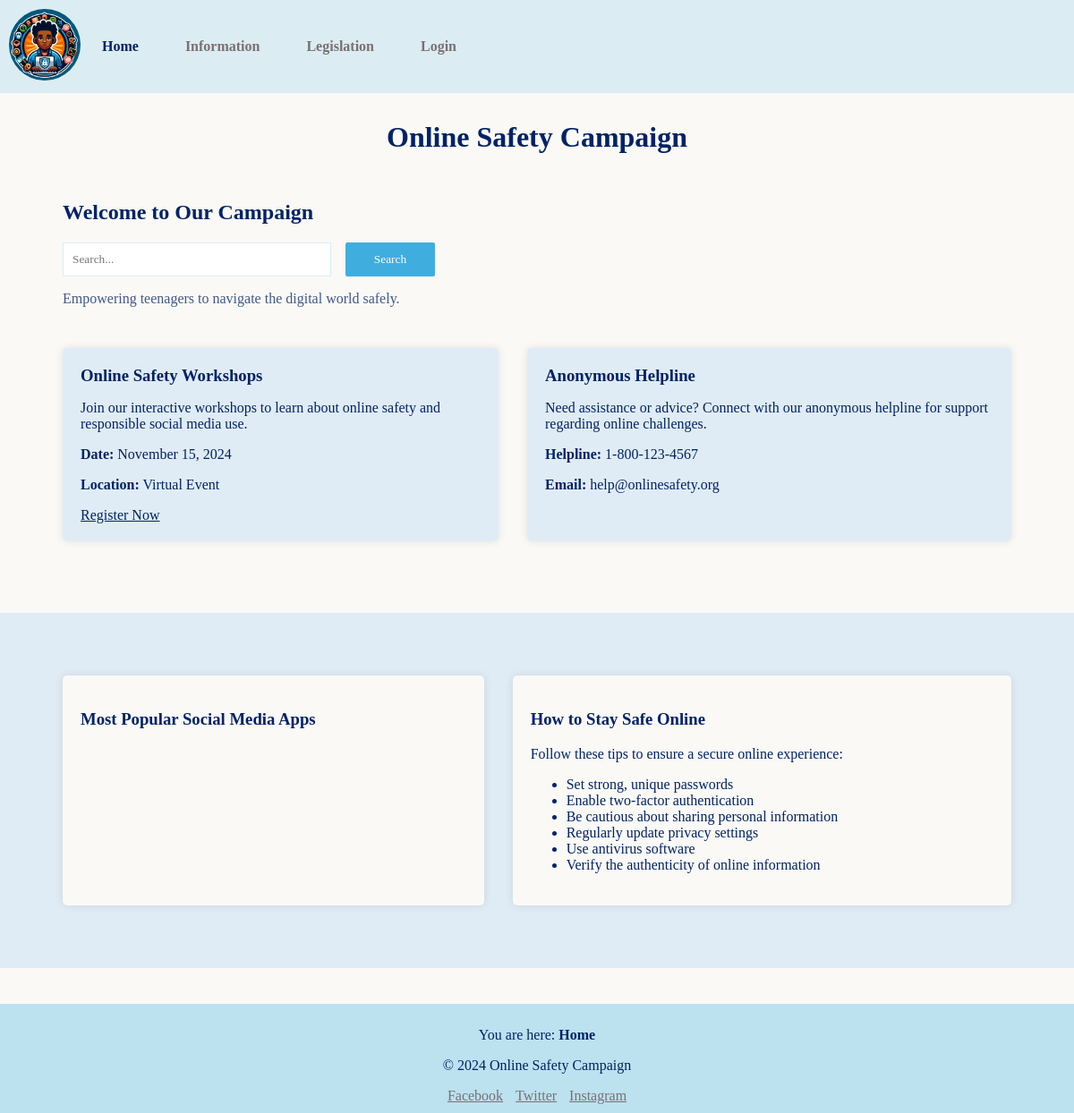
/social-media-campaign/index.php, run on an earlier commit of the app's database.
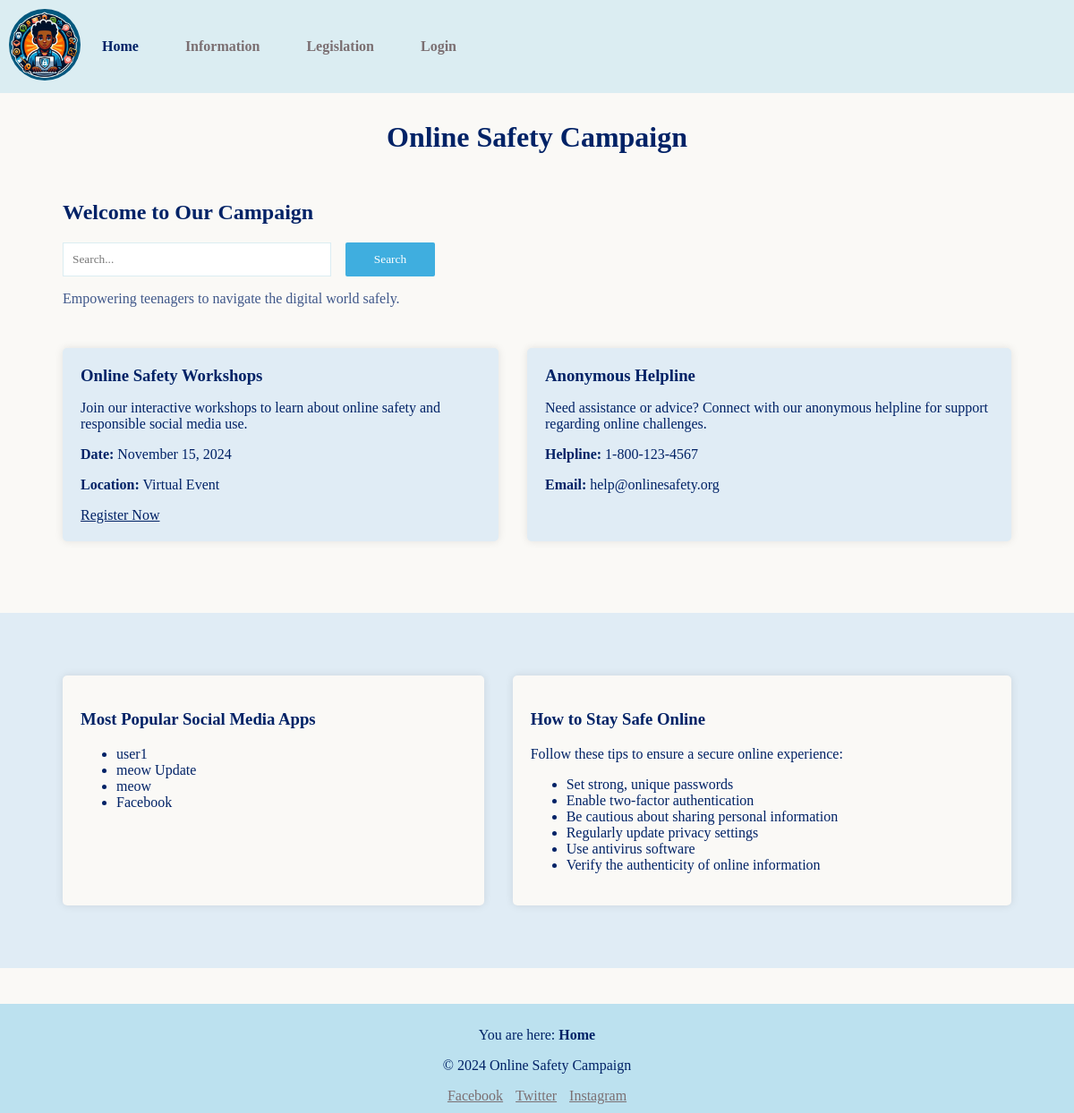
And on a later commit of the database.
### tables this page shows
CREATE TABLE `social_media_apps` (
  `id` int(11) NOT NULL,
  `name` varchar(300) NOT NULL,
  `logo` varchar(200) NOT NULL,
  `link` varchar(500) NOT NULL,
  `privacy_link` varchar(500) NOT NULL,
  `created_at` timestamp NOT NULL DEFAULT current_timestamp()
);

### social-media-campaign/Model/DataBase.php (called while the page is built, shortened)
<?php
class DataBase
{
    protected static $instance;
    public function __construct()
    {
        try {
            $this->pdo=new PDO("mysql:dbname=social_media_campaign;host=localhost","root","");
        } catch (PDOException $exception) {
            echo $exception->getMessage();
        }
    }
    public static function getInstance() : DataBase
    {
        if (!self::$instance) {
            self::$instance = new self();
        }
        return self::$instance;
    }
}

### social-media-campaign/Model/SocialMediaApp.php (called while the page is built, shortened)
<?php
require_once("DataBase.php");
class SocialMediaApp
{
    private $db;
    private $table = "social_media_apps";
    public function __construct()
    {
        $this->db = DataBase::getInstance();
    }
    protected function index (string $search = '') : array
    {
        $condition = "%". $search ."%";
        $stmt = $this->db->pdo->prepare("
            SELECT * FROM $this->table WHERE (link LIKE :condition OR name LIKE :condition) AND (link != '' AND name != '')
        ");
        $stmt->bindParam(":condition", $condition);
        $stmt->execute();
        return $stmt->fetchAll(PDO::FETCH_OBJ);
    }
}

### social-media-campaign/Controller/SocialMediaAppController.php (called while the page is built, shortened)
<?php
require_once("Model/SocialMediaApp.php");
class SocialMediaAppController extends SocialMediaApp
{
    public function getAllSocialMediaApps (string $search = '') : array
    {
        return $this->index($search);
    }
}

### social-media-campaign/index.php (the view, shortened to what this page needs)
<!DOCTYPE html>
<?php
$currentPage = "guest_home";
require_once("Controller/SocialMediaAppController.php");
$socialMediaAppController = new SocialMediaAppController();
$socialMediaApps = $socialMediaAppController->getAllSocialMediaApps();
?>
<html lang="en">
<head>
	<link rel="stylesheet" href="./styles/style.css" />
</head>
<body>
	<?php include_once("layouts/nav.php"); ?>
	<header>
		<h1>Online Safety Campaign</h1>
	</header>
	<main>
		<section id="guest_home">
			<div class="px-70px">
				<h2>Welcome to Our Campaign</h2>
				<form class="searchForm" action="#" method="get">
					<input type="text" id="search" name="search" placeholder="Search..." />
					<button type="submit" class="bgBlueButton">Search</button>
				</form>
				<p class="welcomeText">
					Empowering teenagers to navigate the digital world safely.
				</p>
			</div>
			<section class="webServiceContainer">
				<div class="web-service">
					<h3>Online Safety Workshops</h3>
					<p>
						Join our interactive workshops to learn about online
						safety and responsible social media use.
					</p>
					<p><strong>Date:</strong> November 15, 2024</p>
					<p><strong>Location:</strong> Virtual Event</p>
					<a href="#">Register Now</a>
				</div>
				<div class="web-service">
					<h3>Anonymous Helpline</h3>
					<p>
						Need assistance or advice? Connect with our anonymous
						helpline for support regarding online challenges.
					</p>
					<p><strong>Helpline:</strong> 1-800-123-4567</p>
					<p><strong>Email:</strong> help@onlinesafety.org</p>
				</div>
			</section>
			<section class="webServiceContainer webServiceContainer2">
				<section class="popular-apps">
					<h3>Most Popular Social Media Apps</h3>
					<ul>
						<?php foreach ($socialMediaApps as $item) : ?>
							<li><?= $item->name ?></li>
						<?php endforeach; ?>
					</ul>
				</section>
				<section class="stay-safe-online">
					<h3>How to Stay Safe Online</h3>
					<p>
						Follow these tips to ensure a secure online experience:
					</p>
					<ul>
						<li>Set strong, unique passwords</li>
						<li>Enable two-factor authentication</li>
						<li>Be cautious about sharing personal information</li>
						<li>Regularly update privacy settings</li>
						<li>Use antivirus software</li>
						<li>Verify the authenticity of online information</li>
					</ul>
				</section>
			</section>
		</section>
	</main>
	<?php include_once("layouts/footer.php"); ?>
</body>
</html>

### social-media-campaign/layouts/nav.php (shortened to what this page needs)
<?php if (!isset($_SESSION['user'])) : ?>
    <nav>
        <div>
            <img src="assets/logo.jpg" alt="" width="80px" height="80px" class="rounded-full">
        </div>
        <ul>
            <li class="link">
                <a href="./index.php" class="<?= $currentPage == 'guest_home' ? 'navBarActive' : '' ?>">Home</a>
            </li>
            <li class="link">
                <a href="./b-information.php" class="<?= $currentPage == 'guest_information' ? 'navBarActive' : '' ?>">Information</a>
            </li>
            <li class="link">
                <a href="./b-legislation.php" class="<?= $currentPage == 'guest_legislation' ? 'navBarActive' : '' ?>">Legislation</a>
            </li>
            <li class="link">
                <a href="./login.php" class="<?= $currentPage == 'login' ? 'navBarActive' : '' ?>">Login</a>
            </li>
        </ul>
    </nav>
<?php endif; ?>

### social-media-campaign/layouts/footer.php
<?php
function getHere(string $currentPage) : string
{
    if($currentPage == "guest_home") : return "Home";
    elseif($currentPage == "login") : return "Login";
    elseif($currentPage == "admin_home") : return "Home";
    elseif($currentPage == "admin_service_setup") : return "Service Setup";
    elseif($currentPage == "admin_social_media_app_setup") : return "Social Media Apps Setup";
    elseif($currentPage == "admin_newsletter_setup") : return "News Letter Setup";
    elseif($currentPage == "admin_how_parent_help_setup") : return "How Parent Help Setup";
    elseif($currentPage == "admin_member_list") : return "Member List";
    elseif($currentPage == "admin_contact_list") : return "Contact List";
    elseif($currentPage == "user_contact") : return "Contact";
    else : return "Page identifier error";
    endif;
}
?>
<footer>
    <p>You are here: <span style="font-weight: 900;"><?= getHere($currentPage) ?></span></p>
    <div class="footer-content">
        <p>&copy; 2024 Online Safety Campaign</p>
        <a href="#">Facebook</a>
        <a href="#" style="margin-left: 10px">Twitter</a>
        <a href="#" style="margin-left: 10px">Instagram</a>
    </div>
</footer>

### social-media-campaign/styles/style.css (style rules this page uses)
#guest_home .searchForm { display: flex; justify-content: flex-start; gap: 1rem; align-items: stretch; }
#guest_home .searchForm input { padding: 10px 10px; outline: none; border: 1px solid var(--primary-light-blue-25-opa50); width: 300px; }
#guest_home .searchForm .bgBlueButton { width: 100px; }
#guest_home .welcomeText { color: var(--text-primary-dark-blue-75); }
#guest_home .webServiceContainer { display: grid; grid-template-columns: auto auto; gap: 2rem; padding: 30px 70px; margin: 0px !important; }
#guest_home .webServiceContainer2 { margin-top: 50px !important; background-color: var(--primary-light-blue-25-opa30); padding: 70px; }
#guest_home .web-service { background-color: var(--primary-light-blue-25-opa30); }
#guest_home .popular-apps, #guest_home .stay-safe-online { background-color: var(--background-color); }

### social-media-campaign/styles/utilities/variable.css (style rules this page uses)
:root { --background-color: #faf9f6; --secondary-background-color: rgba(0, 150, 215, 0.25); --text-primary-dark-blue: #002266; --text-primary-dark-blue-75: rgba(0, 34, 102, 0.75); --text-primary-dark-blue-50: rgba(0, 34, 102, 0.5); --text-primary-dark-blue-25: rgba(0, 34, 102, 0.25); --text-primary-light-blue: #0096d7; --text-primary-light-blue-25: rgba(0, 150, 215, 0.25); --primary-light-blue: rgba(0, 150, 215); --primary-light-blue-75: rgba(0, 150, 215, 0.75); --primary-light-blue-50: rgba(0, 150, 215, 0.5); --primary-light-blue-50-opa50: #e3f2fb; --primary-light-blue-25: rgba(0, 150, 215, 0.25); --primary-light-blue-25-opa80: #cceaf7; --primary-light-blue-25-opa50: #dbedf2; --primary-light-blue-25-opa30: #e0ecf5; --primary-light-blue-25-opa20: #edf3f4; --gray-1: #dbdcde; --gray-2: #7b6f72; --gray-2-opa20: #e1dddc; --gray-2-50: rgba(123, 111, 114, 0.5); --gray-2-25: rgba(123, 111, 114, 0.25); --primary-light-blue: rgba(0, 150, 215, 1); --primary-red: #f10c45; }
* { color: var(--text-primary-dark-blue); font-family: Poppins; box-sizing: border-box; scroll-behavior: smooth; }
body { font-family: "Arial", sans-serif; margin: 0; padding: 0; background-color: var(--background-color); }

### social-media-campaign/styles/utilities/general.css (style rules this page uses)
header { text-align: center; padding: 10px; }
nav { box-sizing: border-box; width: 100%; display: flex; justify-content: space-between; align-items: center; padding: 10px; background-color: var(--primary-light-blue-25-opa50); }
nav ul { list-style: none; padding: 16px; margin: 0; flex: 1; }
nav li, nav li a { transition: 200ms; text-decoration: none; white-space: nowrap; font-weight: 700; }
nav li a { display: flex; align-items: center; height: 100%; width: 100%; color: var(--gray-2); }
.navBarActive { color: var(--text-primary-dark-blue); }
nav li { padding-right: 36px; }
nav li::before { content: ""; width: 0; height: 0; border-left: 5px solid transparent; border-right: 5px solid transparent; border-top: 5px solid #ffa500; position: absolute; right: 8px; top: 50%; transform: translateY(-50%); }
nav .link::before { padding-right: 0; display: none; }
nav > ul { display: flex; height: var(--menu-height); align-items: center; }
nav > ul li { position: relative; margin: 0 8px; }
main { min-height: 56.8dvh; }
.web-service { padding: 20px 20px; border-radius: 5px; box-shadow: 0 0 10px rgba(0, 0, 0, 0.1); }
.web-service h3 { margin: 0px; }
.popular-apps, .stay-safe-online { padding: 20px; border-radius: 5px; box-shadow: 0 0 10px rgba(0, 0, 0, 0.1); }
footer { background-color: var(--primary-light-blue-25); text-align: center; padding: 10px; margin-top: 40px; }
.footer-content { flex: 1; }
.footer-content a { color: var(--gray-2); }
.bgBlueButton { background-color: var(--primary-light-blue-75); color: white; border-radius: 2px; outline: none; border: none; }

### social-media-campaign/styles/utilities/padding.css (style rules this page uses)
.px-70px { padding-left: 70px; padding-right: 70px; }

### social-media-campaign/styles/utilities/box.css (style rules this page uses)
.rounded-full { border-radius: 99999999px; }

What changed in the data, as far as the page shows it:
added social_media_apps: name "user1"
added social_media_apps: name "meow Update"
added social_media_apps: name "meow"
added social_media_apps: name "Facebook"
